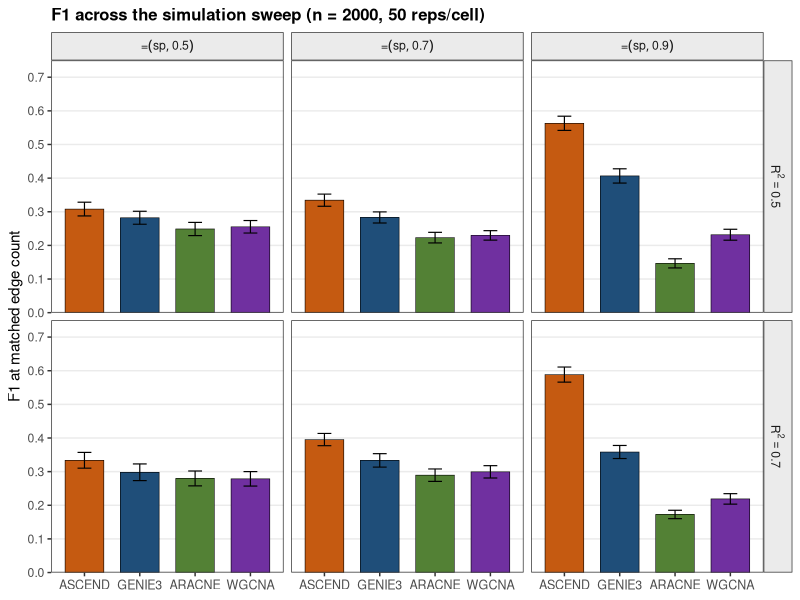
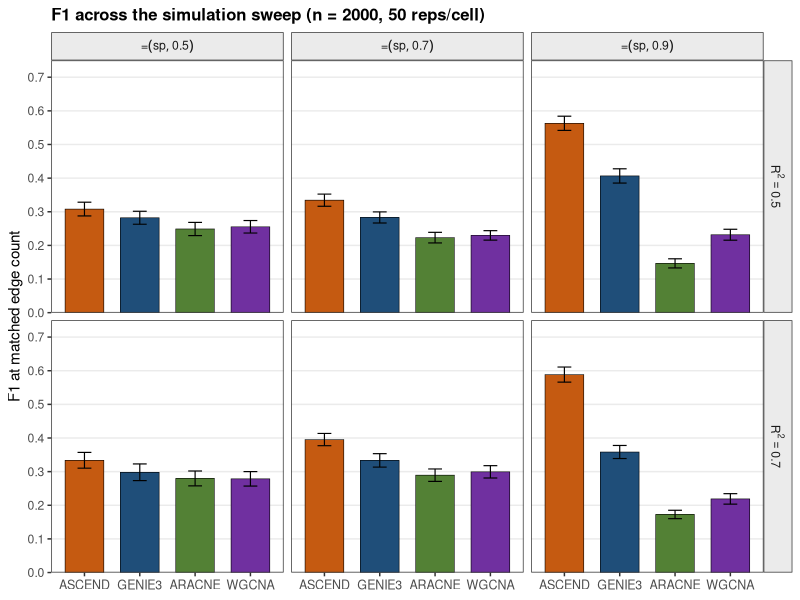

These charts were generated, in order, by the following R code:
# =============================================================================
# Generate Fig: F1 at matched edge count, n=2000, all (R2, sp) cells.
# Reads the single combined raw CSV (now contains both R2 = 0.5 and 0.7)
# and produces bench_f1_heatmap.pdf
# =============================================================================
suppressPackageStartupMessages({
  library(data.table)
  library(ggplot2)
})

d <- fread("benchmark_v2_main_raw.csv")
d[, r2_label := as.character(r2)]

# Filter to n=2000 for the headline figure
dd <- d[n == 2000L]

# Per-cell summary
summ <- dd[, .(F1_m = mean(f1, na.rm = TRUE),
               F1_se = sd(f1, na.rm = TRUE) / sqrt(.N)),
           by = .(method, sp, r2_label)]
summ[, method := factor(method, levels = c("ASCEND","GENIE3","ARACNE","WGCNA"))]
summ[, sp_label := factor(paste0("sp = ", sp),
                          levels = c("sp = 0.5","sp = 0.7","sp = 0.9"))]
summ[, r2_facet := factor(paste0("R^2 == ", r2_label))]

cols <- c(ASCEND = "#C55A11", GENIE3 = "#1F4E79",
          ARACNE = "#538135", WGCNA  = "#7030A0")

p <- ggplot(summ, aes(x = method, y = F1_m, fill = method)) +
  geom_col(width = 0.7, colour = "black", linewidth = 0.2) +
  geom_errorbar(aes(ymin = pmax(0, F1_m - F1_se), ymax = F1_m + F1_se),
                width = 0.25, linewidth = 0.4) +
  facet_grid(r2_facet ~ sp_label, labeller = label_parsed) +
  scale_fill_manual(values = cols, guide = "none") +
  scale_y_continuous(limits = c(0, 0.75), breaks = seq(0, 0.7, 0.1),
                     expand = c(0, 0)) +
  labs(x = NULL, y = "F1 at matched edge count",
       title = "F1 across the simulation sweep (n = 2000, 50 reps/cell)") +
  theme_bw(base_size = 11) +
  theme(plot.title = element_text(face = "bold", size = 12),
        strip.background = element_rect(fill = "grey92"),
        strip.text = element_text(face = "bold"),
        panel.grid.minor = element_blank(),
        panel.grid.major.x = element_blank(),
        axis.text.x = element_text(angle = 0, size = 9))

ggsave("bench_f1_heatmap.pdf", p, width = 9, height = 5.5, device = cairo_pdf)
ggsave("bench_f1_heatmap.png", p, width = 9, height = 5.5, dpi = 300)
cat("Saved bench_f1_heatmap.pdf and .png\n")
